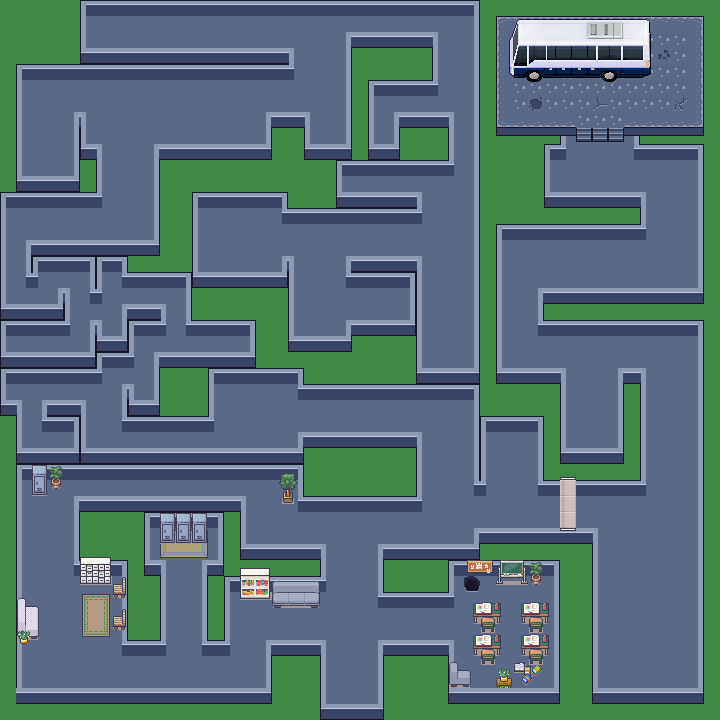

A level layout from a 2D game, rendered from its tile map. Below: a short description, then the map file with tile-grid data replaced by summaries:
An orthogonal 45x45 tile map with 16x16 px tiles, 4 tile layers (grass on the base, tiles, decoration tiles, decoration tiles 2 -on top things), 3 tilesets and 133 objects (2x exam3, 2x exam1, 2x exam5, 2x exam4, 2x exam6, ...).

<map version="1.10" tiledversion="1.11.2" orientation="orthogonal" renderorder="right-down" width="45" height="45" tilewidth="16" tileheight="16" infinite="0" backgroundcolor="#181425" nextlayerid="11" nextobjectid="157">
 <tileset firstgid="1" source="tiles.tsx" />
 <tileset firstgid="81" name="decor" tilewidth="16" tileheight="16" tilecount="1424" columns="16">
  <image source="Modern_Interiors_Free_v2.2/Modern tiles_Free/Interiors_free/16x16/Interiors_free_16x16.png" width="256" height="1424" />
 </tileset>
 <tileset firstgid="1505" name="bus" tilewidth="16" tileheight="16" tilecount="1521" columns="39">
  <image source="BUS_CLEAN_8D0000-sheet.png" width="630" height="630" />
 </tileset>
 <layer id="10" name="grass on the base" width="45" height="45">
  <data>[2025 cells, 2025 non-empty, 1 distinct tile ids]</data>
 </layer>
 <layer id="1" name="tiles" width="45" height="45">
  <data>[2025 cells, 1583 non-empty, 33 distinct tile ids]</data>
 </layer>
 <layer id="8" name="decoration tiles" width="45" height="45">
  <data>[2025 cells, 155 non-empty, 124 distinct tile ids]</data>
 </layer>
 <layer id="9" name="decoration tiles 2 -on top things" width="45" height="45">
  <data>[2025 cells, 16 non-empty, 6 distinct tile ids]</data>
 </layer>
 <objectgroup id="2" name="collisions" visible="0">
  <object id="10" x="154.502" y="145.392" width="186.071" height="49.9217" />
  <object id="11" x="282.52" y="193.018" width="137.933" height="19.27" />
  <object id="12" x="186.807" y="273.984" width="107.103" height="49.4001" />
  <object id="13" x="282.41" y="256.754" width="10.5305" height="18.7635" />
  <object id="14" x="155.118" y="190.769" width="40.9603" height="85.3339" />
  <object id="15" x="26.8935" y="240.791" width="139.158" height="17.8248" />
  <object id="16" x="26.8935" y="255.488" width="9.69416" height="19.701" />
  <object id="17" x="90.6873" y="256.739" width="9.38145" height="34.0859" />
  <object id="18" x="123.311" y="255.41" width="34.8786" height="19.7737" />
  <object id="19" x="252.211" y="320.539" width="39.1881" height="48.7339" />
  <object id="21" x="285.872" y="337.118" width="134.646" height="34.164" />
  <object id="22" x="298.935" y="368.77" width="179.863" height="18.5892" />
  <object id="23" x="348.171" y="323.051" width="70.84" height="16.0772" />
  <object id="24" x="409.465" y="258.24" width="10.5506" height="71.3424" />
  <object id="25" x="347.166" y="257.737" width="71.8449" height="17.082" />
  <object id="26" x="395.395" y="114.235" width="56.232" height="33.4094" />
  <object id="28" x="268.32" y="114.678" width="38.5211" height="35.8645" />
  <object id="29" x="155.975" y="354.521" width="102.393" height="15.781" />
  <object id="30" x="155.241" y="365.898" width="57.6189" height="52.4809" />
  <object id="31" x="74.0123" y="496.696" width="171.101" height="13.7843" />
  <object id="32" x="123.312" y="386.083" width="8.07399" height="15.781" />
  <object id="33" x="124.046" y="305.711" width="39.6359" height="16.148" />
  <object id="34" x="123.312" y="318.555" width="8.80799" height="35.5989" />
  <object id="35" x="91.3829" y="336.538" width="34.1309" height="17.983" />
  <object id="36" x="91.3829" y="322.592" width="8.07399" height="20.552" />
  <object id="37" x="0.733999" y="353.42" width="99.8238" height="16.148" />
  <object id="38" x="1.35086" y="303.945" width="65.7421" height="18.4618" />
  <object id="39" x="59.438" y="289.535" width="8.10519" height="18.9121" />
  <object id="40" x="43.0747" y="401.475" width="40.6949" height="18.0866" />
  <object id="41" x="74.7263" y="416.468" width="9.75726" height="34.2694" />
  <object id="42" x="2.11595" y="399.21" width="18.6909" height="52.5462" />
  <object id="43" x="300.214" y="433.826" width="120.249" height="21.4439" />
  <object id="44" x="348.196" y="34.4748" width="22.9832" height="113.631" />
  <object id="45" x="366.582" y="33.9003" width="68.9497" height="48.2648" />
  <object id="46" x="-2.69784" y="51.259" width="294.065" height="16.1871" />
  <object id="47" x="69.8069" y="3.59712" width="13.8262" height="55.7554" />
  <object id="48" x="75.7151" y="114.04" width="7.47803" height="64.9654" />
  <object id="49" x="74.7803" y="147.691" width="23.8362" height="47.2051" />
  <object id="50" x="-15.8908" y="177.136" width="94.4102" height="17.293" />
  <object id="51" x="-6.54328" y="63.5633" width="26.9723" height="131.333" />
  <object id="52" x="-6.74248" y="191.936" width="10.788" height="220.704" />
  <object id="54" x="-2.38621" y="449.8" width="309.61" height="25.4046" />
  <object id="55" x="474.633" y="-6.67557" width="14.0187" height="378.505" />
  <object id="56" x="78.1041" y="-26.7023" width="410.547" height="30.7076" />
  <object id="59" x="337.099" y="145.212" width="115.205" height="19.0776" />
  <object id="60" name="exam3" x="282.041" y="63.2048" width="7.57592" height="58.6593" />
  <object id="64" name="exam1" x="349.467" y="210.542" width="7.57592" height="50.0679" />
  <object id="75" name="exam5" x="154.393" y="265.672" width="7.57592" height="50.0679" />
  <object id="67" name="exam4" x="96.1959" y="150.033" width="61.2156" height="8.74508" />
  <object id="76" name="exam6" x="79.892" y="404.374" width="48.58" height="8.74508" />
  <object id="69" name="exam2" x="417.162" y="259.985" width="61.2156" height="8.74508" />
  <object id="89" x="131.616" y="398.941" width="37.4339" height="19.451" />
  <object id="90" x="143.95" y="513.441" width="78.7672" height="13.7843" />
  <object id="91" x="235.616" y="509.775" width="9.43387" height="48.7843" />
  <object id="92" x="217.95" y="522.941" width="7.10054" height="48.7843" />
  <object id="93" x="143.63" y="560.443" width="21.4073" height="15.781" />
  <object id="94" x="202.296" y="560.443" width="21.4073" height="15.781" />
  <object id="95" x="142.783" y="522.275" width="7.10054" height="48.7843" />
  <object id="97" x="157.783" y="575.941" width="7.10054" height="67.7843" />
  <object id="98" x="202.783" y="576.108" width="7.10054" height="67.7843" />
  <object id="99" x="74.6297" y="557.776" width="52.4073" height="6.781" />
  <object id="102" x="7.6164" y="471.275" width="13.6005" height="233.284" />
  <object id="103" x="123.63" y="636.943" width="40.074" height="6.781" />
  <object id="104" x="122.116" y="562.608" width="7.10054" height="82.1176" />
  <object id="105" x="75.9497" y="503.108" width="7.10054" height="55.7843" />
  <object id="106" x="699.333" y="321.333" width="13.6005" height="382.617" />
  <object id="108" x="222.95" y="576.108" width="7.10054" height="67.7843" />
  <object id="109" x="205.296" y="639.11" width="21.4073" height="4.781" />
  <object id="110" x="224.296" y="567.11" width="100.907" height="13.281" />
  <object id="111" x="317.95" y="544.608" width="7.10054" height="35.7843" />
  <object id="112" x="238.046" y="545.36" width="86.407" height="13.281" />
  <object id="113" x="17.463" y="689.61" width="252.574" height="12.781" />
  <object id="114" x="317.95" y="643.358" width="7.10054" height="74.7843" />
  <object id="115" x="448.615" y="689.223" width="108.157" height="14.0537" />
  <object id="116" x="266.95" y="640.233" width="7.10054" height="63.0343" />
  <object id="117" x="318.372" y="704.314" width="67.574" height="14.4174" />
  <object id="118" x="446.45" y="640.426" width="7.10054" height="62.4207" />
  <object id="119" x="274.637" y="640.337" width="52.9073" height="4.781" />
  <object id="120" x="378.45" y="640.426" width="7.10054" height="74.7843" />
  <object id="121" x="378.296" y="581.973" width="75.1573" height="14.0537" />
  </objectgroup>
 <objectgroup id="3" name="checkpoints" visible="0">
  <!-- 19 objects omitted --></objectgroup>
 <objectgroup id="5" name="objects" visible="0">
  <!-- 11 objects omitted --></objectgroup>
 <objectgroup id="7" name="finish" visible="0">
  <!-- 1 objects omitted --></objectgroup>
</map>
<!-- 53 of 133 objects omitted -->
